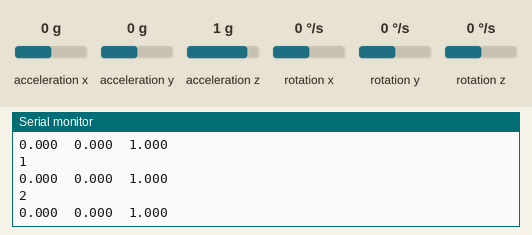
Recording of a sketch running on a simulated Arduino Uno, built with avr-gcc and run on an emulated ATmega328P. On the bench: the last lines printed to the serial monitor. The inputs (shaded band) are chosen by the test bench; at power-on: acceleration x 0 g, acceleration y 0 g, acceleration z 1 g, rotation x 0 °/s, rotation y 0 °/s, rotation z 0 °/s.

Above: at 1.2 s.
1.3 s: acceleration x set to -1.4 g
At 1.9 s:
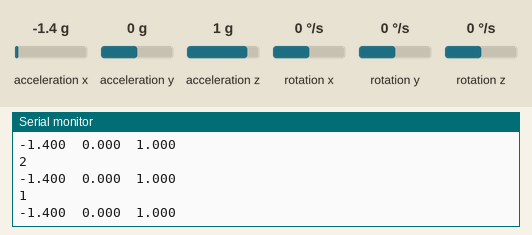
2.8 s: acceleration y set to -1.4 g
At 3.5 s:
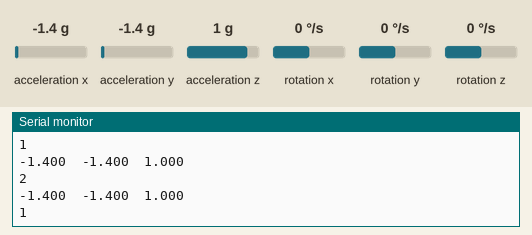
4.3 s: acceleration z set to -1.4 g
At 4.8 s:
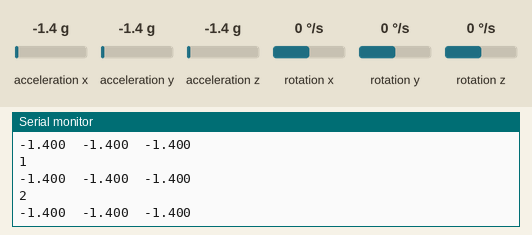

The sketch:

Acelerometros.ino
```cpp
//----------------------------------------------------------------------
// Firmware to read two MMA8452 and send data trough serial port
// Jorge Cano @ Automáticas 2018 (Medialab-Prado)
// November 29, 2018
//----------------------------------------------------------------------
#include <Wire.h>
#include "SparkFun_MMA8452Q.h"

MMA8452Q accel_1(0x1D);
MMA8452Q accel_2(0x1C);

void setup()
{
  Serial.begin(57600);
  Serial.println("MMA8452Q Test Code!");
  accel_1.init();
  accel_2.init();
}

void loop()
{
  if (accel_1.available())
  {
    accel_1.read();
    printCalculatedAccels1();
    Serial.println(); // Print new line every time.
  }
  if (accel_2.available())
  {
    accel_2.read();
    printCalculatedAccels2();
    Serial.println(); // Print new line every time.
  }
}

void printCalculatedAccels1()
{
  Serial.println("1");
  Serial.print(accel_1.cx, 3);
  Serial.print("\t");
  Serial.print(accel_1.cy, 3);
  Serial.print("\t");
  Serial.print(accel_1.cz, 3);
  Serial.print("\t");
}
void printCalculatedAccels2()
{
  Serial.println("2");
  Serial.print(accel_2.cx, 3);
  Serial.print("\t");
  Serial.print(accel_2.cy, 3);
  Serial.print("\t");
  Serial.print(accel_2.cz, 3);
  Serial.print("\t");
}
```

Measured:
- after the input at 1.3 s, the serial monitor: prints a new line at once (image 1)
- after the input at 2.8 s, the serial monitor: prints a new line at once (image 2)
- after the input at 4.3 s, the serial monitor: prints a new line at once (image 3)
